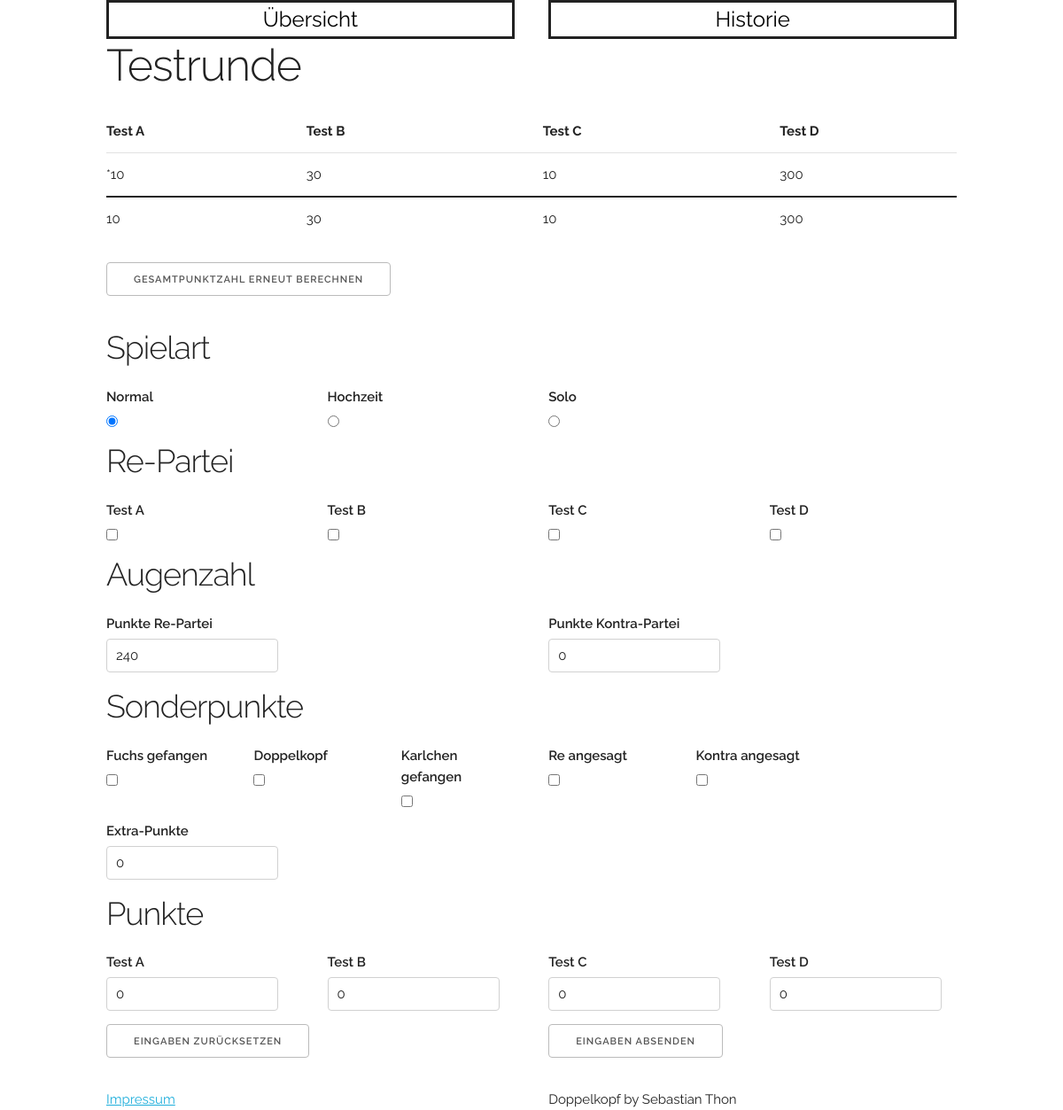
The app's page /doppelkopf/1/ with its own data.
### doppelkopf/models.py (models this page shows, shortened)
class Round(models.Model):
    name = models.CharField(max_length=100)
    player_A = models.CharField(max_length=100)
    player_B = models.CharField(max_length=100)
    player_C = models.CharField(max_length=100)
    player_D = models.CharField(max_length=100)
    points_A = models.PositiveSmallIntegerField(default=0)
    points_B = models.PositiveSmallIntegerField(default=0)
    points_C = models.PositiveSmallIntegerField(default=0)
    points_D = models.PositiveSmallIntegerField(default=0)
    pub_date = models.DateTimeField(auto_now_add=True)
    last_played = models.DateTimeField(auto_now=True)
    tournament_played = models.ForeignKey(Tournament, on_delete=models.CASCADE, default=0)

class Points(models.Model):
    round = models.ForeignKey(Round, on_delete=models.CASCADE)
    round_points_A = models.PositiveSmallIntegerField(default=0)
    round_points_B = models.PositiveSmallIntegerField(default=0)
    round_points_C = models.PositiveSmallIntegerField(default=0)
    round_points_D = models.PositiveSmallIntegerField(default=0)
    play_date = models.DateTimeField(auto_now_add=True)

### doppelkopf/views.py (the view)
# urls.py: url(r'^(?P<round_id>[0-9]+)/$', views.detail, name='detail'),
def detail(request, round_id):
    round_now = get_object_or_404(Round, pk=round_id)
    points_id = Points.objects.filter(round=round_now)
    context = {'round_id': round_now, 'points_id': points_id}
    return render(request, 'doppelkopf/detail.html', context)

### doppelkopf/templates/doppelkopf/detail.html (shortened to what this page needs)
{% extends './base.html' %}
{% block header %}
    <h1>{{ round_id.name }}</h1>
{% endblock %}
{% block content %}
    <div class="row">
        {% if points_id %}
            <table id="ergebnis" class="u-full-width">
                <thead>
                <tr>
                    <th>{{ round_id.player_A }}</th>
                    <th>{{ round_id.player_B }}</th>
                    <th>{{ round_id.player_C }}</th>
                    <th>{{ round_id.player_D }}</th>
                </tr>
                </thead>
                <tbody>
                {% for points in points_id %}
                    <tr>
                        <td>{{ points.round_points_A }}</td>
                        <td>{{ points.round_points_B }}</td>
                        <td>{{ points.round_points_C }}</td>
                        <td>{{ points.round_points_D }}</td>
                    </tr>
                {% endfor %}
                </tbody>
                <tfoot>
                <tr>
                    <td>{{ round_id.points_A }}</td>
                    <td>{{ round_id.points_B }}</td>
                    <td>{{ round_id.points_C }}</td>
                    <td>{{ round_id.points_D }}</td>
                </tr>
                </tfoot>
            </table>
        {% else %}
            Noch keine Punkte eingetragen.
        {% endif %}
    </div>
    <div class="row">
        <form action="{% url 'doppelkopf:recalculate' round_id.id %}" method="post" id="recalculate">
            <button type="submit" id="recalculate_button">Gesamtpunktzahl erneut berechnen</button>
        </form>
    </div>
    <form action="{% url 'doppelkopf:calculate' round_id.id %}" method="post" id="calculate">
        <h3>Spielart</h3>
        <div class="row">
            <div class="three columns">
                <label for="normal">Normal</label>
                <input id="normal" type="radio" value="normal" name="gametype" checked>
            </div>
            <div class="three columns">
                <label for="hochzeit">Hochzeit</label>
                <input id="hochzeit" type="radio" value="wedding" name="gametype">
            </div>
            <div class="three columns">
                <label for="solo">Solo</label>
                <input id="solo" type="radio" value="solo" name="gametype">
            </div>
        </div>
        <h3>Re-Partei</h3>
        <div class="row">
            <div class="three columns">
                <label for="player_A">{{ round_id.player_A }}</label>
                <input id="player_A" type="checkbox" value="player_A" name="player">
            </div>
            <div class="three columns">
                <label for="player_B">{{ round_id.player_B }}</label>
                <input id="player_B" type="checkbox" value="player_B" name="player">
            </div>
            <div class="three columns">
                <label for="player_C">{{ round_id.player_C }}</label>
                <input id="player_C" type="checkbox" value="player_C" name="player">
            </div>
            <div class="three columns">
                <label for="player_D">{{ round_id.player_D }}</label>
                <input id="player_D" type="checkbox" value="player_D" name="player">
            </div>
        </div>
        <h3>Augenzahl</h3>
        <div class="row">
            <div class="six columns">
                <label for="points_re">Punkte Re-Partei</label>
                <input id="points_re" type="number" value="240" name="points">
            </div>
            <div class="six columns">
                <label for="points_contra">Punkte Kontra-Partei</label>
                <input id="points_contra" type="number" value="0" name="points">
            </div>
        </div>
        <h3>Sonderpunkte</h3>
        <div class="row">
            <div class="two columns">
                <label for="fox">Fuchs gefangen</label>
                <input id="fox" type="checkbox" value="fox">
            </div>
            <div class="two columns">
                <label for="doublehead">Doppelkopf</label>
                <input id="doublehead" type="checkbox" value="doublehead">
            </div>
            <div class="two columns">
                <label for="karl">Karlchen gefangen</label>
                <input id="karl" type="checkbox" value="karl">
            </div>
            <div class="two columns">
                <label for="said_re">Re angesagt</label>
                <input id="said_re" type="checkbox" value="said_re">
            </div>
            <div class="two columns">
                <label for="said_contra">Kontra angesagt</label>
                <input id="said_contra" type="checkbox" value="said_contra">
            </div>
        </div>
        <div class="row">
            <div class="two columns">
                <label for="extra">Extra-Punkte</label>
                <input id="extra" type="number" value="0">
            </div>
        </div>
        <h3>Punkte</h3>
        <div class="row">
            <div class="three columns">
                <label for="points_A">{{ round_id.player_A }}</label>
                <input id="points_A" type="number" value="0" name="points_A">
            </div>
            <div class="three columns">
                <label for="points_B">{{ round_id.player_B }}</label>
                <input id="points_B" type="number" value="0" name="points_B">
            </div>
            <div class="three columns">
                <label for="points_C">{{ round_id.player_C }}</label>
                <input id="points_C" type="number" value="0" name="points_C">
            </div>
            <div class="three columns">
                <label for="points_D">{{ round_id.player_D }}</label>
                <input id="points_D" type="number" value="0" name="points_D">
            </div>
        </div>
        <div class="row">
            <div class="six columns">
                <button type="reset" id="reset">Eingaben zurücksetzen</button>
            </div>
            <div class="six columns">
                <button type="submit">Eingaben absenden</button>
            </div>
        </div>
    </form>
{% endblock %}

### doppelkopf/static/doppelkopf/css/skeleton.css (style rules this page uses)
.column, .columns { width: 100%; float: left; box-sizing: border-box; }
@media (min-width: 550px) { .column, .columns { margin-left: 4%; } }
@media (min-width: 550px) { .column:first-child, .columns:first-child { margin-left: 0; } }
@media (min-width: 550px) { .two.columns { width: 13.3333333333%; } }
@media (min-width: 550px) { .three.columns { width: 22%; } }
@media (min-width: 550px) { .six.columns { width: 48%; } }
html { font-size: 62.5%; }
body { font-size: 1.5em; line-height: 1.6; font-weight: 400; font-family: "Raleway", "HelveticaNeue", "Helvetica Neue", Helvetica, Arial, sans-serif; color: #222; }
h1, h2, h3, h4, h5, h6 { margin-top: 0; margin-bottom: 2rem; font-weight: 300; }
h1 { font-size: 4.0rem; line-height: 1.2; letter-spacing: -.1rem; }
h3 { font-size: 3.0rem; line-height: 1.3; letter-spacing: -.1rem; }
@media (min-width: 550px) { h1 { font-size: 5.0rem; } }
@media (min-width: 550px) { h3 { font-size: 3.6rem; } }
.button, button, input[type="submit"], input[type="reset"], input[type="button"] { display: inline-block; height: 38px; padding: 0 30px; color: #555; text-align: center; font-size: 11px; font-weight: 600; line-height: 38px; letter-spacing: .1rem; text-transform: uppercase; text-decoration: none; white-space: nowrap; background-color: transparent; border-radius: 4px; border: 1px solid #bbb; cursor: pointer; box-sizing: border-box; }
input[type="email"], input[type="number"], input[type="search"], input[type="text"], input[type="tel"], input[type="url"], input[type="password"], textarea, select { height: 38px; padding: 6px 10px; background-color: #fff; border: 1px solid #D1D1D1; border-radius: 4px; box-shadow: none; box-sizing: border-box; }
input[type="email"], input[type="number"], input[type="search"], input[type="text"], input[type="tel"], input[type="url"], input[type="password"], textarea { -webkit-appearance: none; -moz-appearance: none; appearance: none; }
label, legend { display: block; margin-bottom: .5rem; font-weight: 600; }
input[type="checkbox"], input[type="radio"] { display: inline; }
th, td { padding: 12px 15px; text-align: left; border-bottom: 1px solid #E1E1E1; }
th:first-child, td:first-child { padding-left: 0; }
th:last-child, td:last-child { padding-right: 0; }
button, .button { margin-bottom: 1rem; }
input, textarea, select, fieldset { margin-bottom: 1.5rem; }
pre, blockquote, dl, figure, table, p, ul, ol, form { margin-bottom: 2.5rem; }
.u-full-width { width: 100%; box-sizing: border-box; }
.container:after, .row:after, .u-cf { content: ""; display: table; clear: both; }

### doppelkopf/static/doppelkopf/css/ownstyle.css (style rules this page uses)
tfoot { border-top: solid 2px; }
tfoot td { border-bottom: none; }
#ergebnis tbody tr:nth-child(4n - 3) > td:first-child::before { content: "*"; }

### records on screen
Round: name "Testrunde", player_A "Test A", player_B "Test B", player_C "Test C", player_D "Test D", points_A "10", points_B "30", points_C "10", points_D "300"
Points: round_points_A "10", round_points_B "30", round_points_C "10", round_points_D "300"
